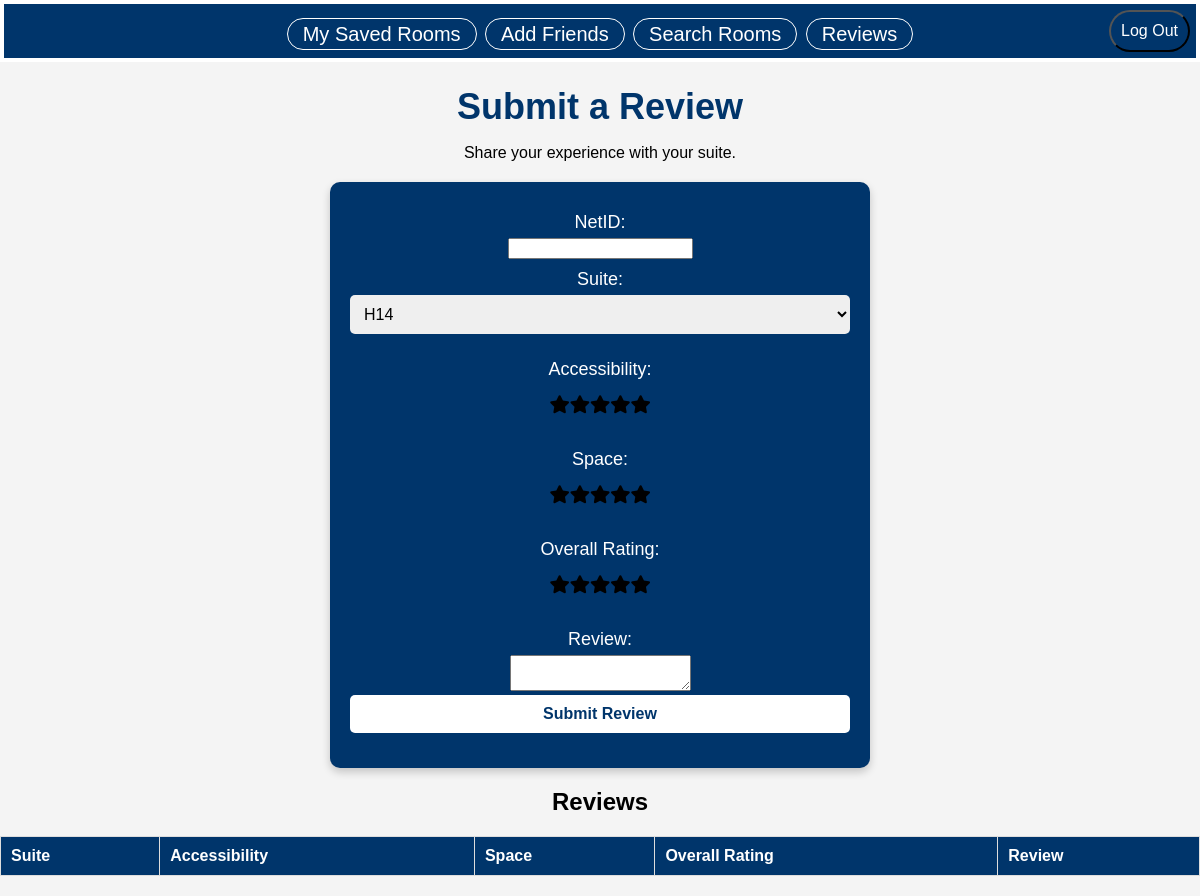
The app's page /reviews, older data.
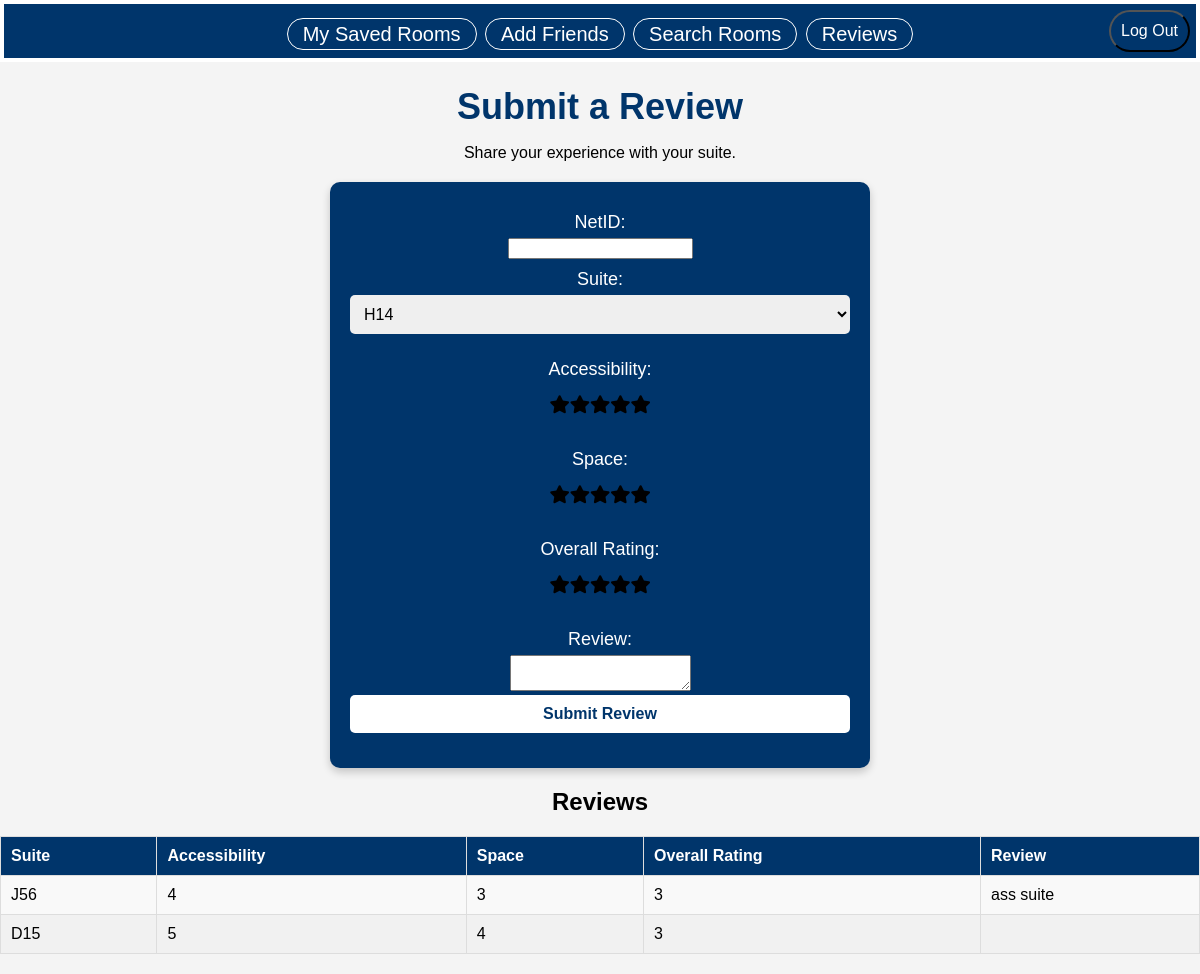
The same page, newer data.
### models/review.py (models this page shows)
class Review(Base):
    __tablename__ = "reviews"
    id: Mapped[int] = mapped_column(Integer, primary_key=True, autoincrement=True)
    review_text: Mapped[str] = mapped_column(String)
    type: Mapped[str] = mapped_column(String)
    overall_rating: Mapped[int] = mapped_column(Integer, CheckConstraint("overall_rating BETWEEN 1 AND 5"))
    accessibility_rating: Mapped[int] = mapped_column(Integer, CheckConstraint("accessibility_rating BETWEEN 1 AND 5"))
    space_rating: Mapped[int] = mapped_column(Integer, CheckConstraint("space_rating BETWEEN 1 AND 5"))
    user_id: Mapped[int] = mapped_column(Integer, ForeignKey("users.id"))
    user: Mapped[User] = relationship("User")
    __mapper_args__ = {
        "polymorphic_identity":"review",
        "polymorphic_on":type
    }

### models/suite.py (models this page shows)
class Suite(Base):
    __tablename__ = "suites"
    id: Mapped[int] = mapped_column(Integer, primary_key=True, autoincrement=True)
    name: Mapped[str] = mapped_column(String)
    entryway: Mapped[str] = mapped_column(String)
    capacity: Mapped[int] = mapped_column(Integer)
    singles: Mapped[int] = mapped_column(Integer)
    doubles: Mapped[int] = mapped_column(Integer)
    year: Mapped[int] = mapped_column(Integer)
    resco_id: Mapped[int] = mapped_column(Integer, ForeignKey('rescos.id'))
    resco: Mapped["ResidentialCollege"] = relationship("ResidentialCollege", backref=backref("suite"))

### roomtable.py (the view, shortened to what this page needs)
@app.route('/reviews', methods = ["GET", "POST"])
def review():
    suites = db.session.query(Suite).all()
    all_reviews = db.session.query(SuiteReview).all()
    return render_template('reviews.html', reviews=all_reviews, suites=suites)

### templates/reviews.html (shortened to what this page needs)
<!DOCTYPE html>
<html>
  <head>
    <link rel="stylesheet" href="{{ url_for('static', filename='styles.css') }}">
    <link rel="stylesheet" href="{{ url_for('static', filename='search.css') }}">
    <link rel="stylesheet" href="{{ url_for('static', filename='ratings.css') }}">
    <link rel="stylesheet" href="https://use.fontawesome.com/releases/v5.10.2/css/all.css" />
  </head>
  <body>
    <div class="banner">
      <a href="{{url_for('homepage')}}" class="nav-link">My Saved Rooms</a>
      <a class="nav-link">Add Friends</a>
      <a href="{{url_for('search')}}" class="nav-link">Search Rooms</a>
      <a href="{{url_for('review')}}" class="nav-link">Reviews</a>
      <form action="/logout" method="post">
        <button type="submit" class="logout">Log Out</button>
      </form>
    </div>
    <h1>Submit a Review</h1>
    <p>Share your experience with your suite.</p>
    <div class="search-box">
     <form action="{{ url_for('review') }}" method="POST">
    <label for="user_id">NetID:</label>
    <input type="text" id="user_id" name="user_id" required><br>
    <label for="suite">Suite:</label>
    <select name="suite" required>
        {% for suite in suites %}
            <option value="{{ suite.id }}">{{ suite.name }}</option>
        {% endfor %}
    </select><br>
    <label>Accessibility:</label>
    <div class="rating">
        <label>
            <span class="fa fa-star icon"></span>
        </label>
        <label>
            <span class="fa fa-star icon"></span>
            <span class="fa fa-star icon"></span>
        </label>
        <label>
            <span class="fa fa-star icon"></span>
            <span class="fa fa-star icon"></span>
            <span class="fa fa-star icon"></span>
        </label>
        <label>
            <span class="fa fa-star icon"></span>
            <span class="fa fa-star icon"></span>
            <span class="fa fa-star icon"></span>
            <span class="fa fa-star icon"></span>
        </label>
        <label>
            <span class="fa fa-star icon"></span>
            <span class="fa fa-star icon"></span>
            <span class="fa fa-star icon"></span>
            <span class="fa fa-star icon"></span>
            <span class="fa fa-star icon"></span>
        </label>
    </div>
    <label>Space:</label>
    <div class="rating">
        <label>
            <span class="fa fa-star icon"></span>
        </label>
        <label>
            <span class="fa fa-star icon"></span>
            <span class="fa fa-star icon"></span>
        </label>
        <label>
            <span class="fa fa-star icon"></span>
            <span class="fa fa-star icon"></span>
            <span class="fa fa-star icon"></span>
        </label>
        <label>
            <span class="fa fa-star icon"></span>
            <span class="fa fa-star icon"></span>
            <span class="fa fa-star icon"></span>
            <span class="fa fa-star icon"></span>
        </label>
        <label>
            <span class="fa fa-star icon"></span>
            <span class="fa fa-star icon"></span>
            <span class="fa fa-star icon"></span>
            <span class="fa fa-star icon"></span>
            <span class="fa fa-star icon"></span>
        </label>
    </div>
    <label>Overall Rating:</label>
    <div class="rating">
        <label>
            <span class="fa fa-star icon"></span>
        </label>
        <label>
            <span class="fa fa-star icon"></span>
            <span class="fa fa-star icon"></span>
        </label>
        <label>
            <span class="fa fa-star icon"></span>
            <span class="fa fa-star icon"></span>
            <span class="fa fa-star icon"></span>
        </label>
        <label>
            <span class="fa fa-star icon"></span>
            <span class="fa fa-star icon"></span>
            <span class="fa fa-star icon"></span>
            <span class="fa fa-star icon"></span>
        </label>
        <label>
            <span class="fa fa-star icon"></span>
            <span class="fa fa-star icon"></span>
            <span class="fa fa-star icon"></span>
            <span class="fa fa-star icon"></span>
            <span class="fa fa-star icon"></span>
        </label>
    </div>
    <label for="review">Review:</label>
    <textarea name="review"></textarea><br>
    <input type="submit" value="Submit Review">
</form>
    </div>
    <h2>Reviews</h2>
    <table class = "review-table">
      <thead>
        <tr>
          <th>Suite</th>
          <th>Accessibility</th>
          <th>Space</th>
          <th>Overall Rating</th>
          <th>Review</th>
        </tr>
      </thead>
      <tbody>
        {% for review in reviews %}
        <tr class = "review-row">
          <td>{{ review.suite.name }}</td>
          <td>{{ review.accessibility_rating }}</td>
          <td>{{ review.space_rating }}</td>
          <td>{{ review.overall_rating }}</td>
          <td>{{ review.review_text }}</td>
        </tr>
        {% endfor %}
      </tbody>
    </table>
  </body>
</html>

### static/styles.css (style rules this page uses)
body { font-family: Arial, sans-serif; margin: 0; padding: 0; text-align: center; background-color: #f4f4f4; }
.banner { background-color: rgb(0, 53, 107); color: white; text-align: center; padding: 10px; font-size: 30px; border: 4px solid rgb(255, 255, 255); }
button { background-color: rgb(0, 53, 107); color: rgb(255, 255, 255); padding: 10px; font-size: 16px; border-radius: 25px; cursor: pointer; }
.logout { background-color: rgb(0, 53, 107); color: rgb(255, 255, 255); padding: 10px; top: 10px; right: 10px; font-size: 16px; border-radius: 25px; cursor: pointer; text-align: right; position: absolute; }
.nav-link { flex: 1; max-width: 150px; color: white; text-decoration: none; font-size: 20px; padding: 4px 15px; border: 1px solid white; border-radius: 18px; text-align: center; transition: background 0.3s ease-in-out, border 0.3s ease-in-out; }

### static/search.css (style rules this page uses)
.search-box { background-color: rgb(0, 53, 107); color: white; width: 50%; max-width: 500px; margin: 20px auto; padding: 20px; border-radius: 10px; box-shadow: 0px 4px 8px rgba(0, 0, 0, 0.2); }
h1 { font-size: 36px; text-align: center; color: rgb(0, 53, 107); margin-bottom: 10px; }
p { text-align: center; }
.search-box label { display: block; font-size: 18px; margin: 10px 0 5px; }
.search-box select, .search-box input[type="submit"] { width: 100%; padding: 10px; font-size: 16px; margin-bottom: 15px; border-radius: 5px; border: none; }
.search-box input[type="submit"] { background-color: white; color: rgb(0, 53, 107); font-weight: bold; cursor: pointer; transition: background 0.3s ease-in-out; }

### static/ratings.css (style rules this page uses)
.rating { display: inline-block; position: relative; height: 50px; line-height: 50px; font-size: 25px; }
.rating label { position: absolute; top: 0; left: 0; height: 100%; cursor: pointer; }
.rating label:last-child { position: static; }
.rating label:nth-child(1) { z-index: 5; }
.rating label:nth-child(2) { z-index: 4; }
.rating label:nth-child(3) { z-index: 3; }
.rating label:nth-child(4) { z-index: 2; }
.rating label:nth-child(5) { z-index: 1; }
.rating label .icon { float: left; color: transparent; }
.rating label:last-child .icon { color: #000; }
.review-table { width: 100%; border-collapse: collapse; margin: 20px 0; font-family: Arial, sans-serif; }
.review-table th, .review-table td { border: 1px solid #ddd; padding: 10px; text-align: left; }
.review-table th { background-color: rgb(0, 53, 107); color: white; }
.review-row:nth-child(odd) { background-color: #f9f9f9; }
.review-row:nth-child(even) { background-color: #f1f1f1; }

Row changes from the older to the newer data that the page shows:
added Review: suite.name "J56", accessibility_rating "4", space_rating "3", overall_rating "3", review_text "ass suite"
added Review: suite.name "D15", accessibility_rating "5", space_rating "4", overall_rating "3"
